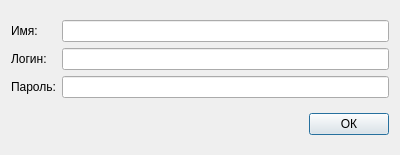
<?xml version="1.0" encoding="UTF-8"?>
<ui version="4.0">
 <class>AddTeachDialog</class>
 <widget class="QDialog" name="AddTeachDialog">
  <property name="geometry">
   <rect>
    <x>0</x>
    <y>0</y>
    <width>400</width>
    <height>155</height>
   </rect>
  </property>
  <property name="windowTitle">
   <string>AddTeachDialog</string>
  </property>
  <layout class="QGridLayout" name="gridLayout_2">
   <item row="0" column="0" colspan="2">
    <layout class="QGridLayout" name="gridLayout">
     <item row="0" column="0">
      <widget class="QLabel" name="label">
       <property name="text">
        <string>Имя:</string>
       </property>
      </widget>
     </item>
     <item row="0" column="1">
      <widget class="QLineEdit" name="nameLine"/>
     </item>
     <item row="1" column="0">
      <widget class="QLabel" name="label_2">
       <property name="text">
        <string>Логин:</string>
       </property>
      </widget>
     </item>
     <item row="1" column="1">
      <widget class="QLineEdit" name="loginLine"/>
     </item>
     <item row="2" column="0">
      <widget class="QLabel" name="label_3">
       <property name="text">
        <string>Пароль:</string>
       </property>
      </widget>
     </item>
     <item row="2" column="1">
      <widget class="QLineEdit" name="passwordLine"/>
     </item>
    </layout>
   </item>
   <item row="1" column="0">
    <spacer name="horizontalSpacer">
     <property name="orientation">
      <enum>Qt::Horizontal</enum>
     </property>
     <property name="sizeHint" stdset="0">
      <size>
       <width>298</width>
       <height>20</height>
      </size>
     </property>
    </spacer>
   </item>
   <item row="1" column="1">
    <widget class="QPushButton" name="okButton">
     <property name="text">
      <string>ОК</string>
     </property>
    </widget>
   </item>
  </layout>
 </widget>
 <layoutdefault spacing="6" margin="11"/>
 <resources/>
 <connections/>
</ui>
